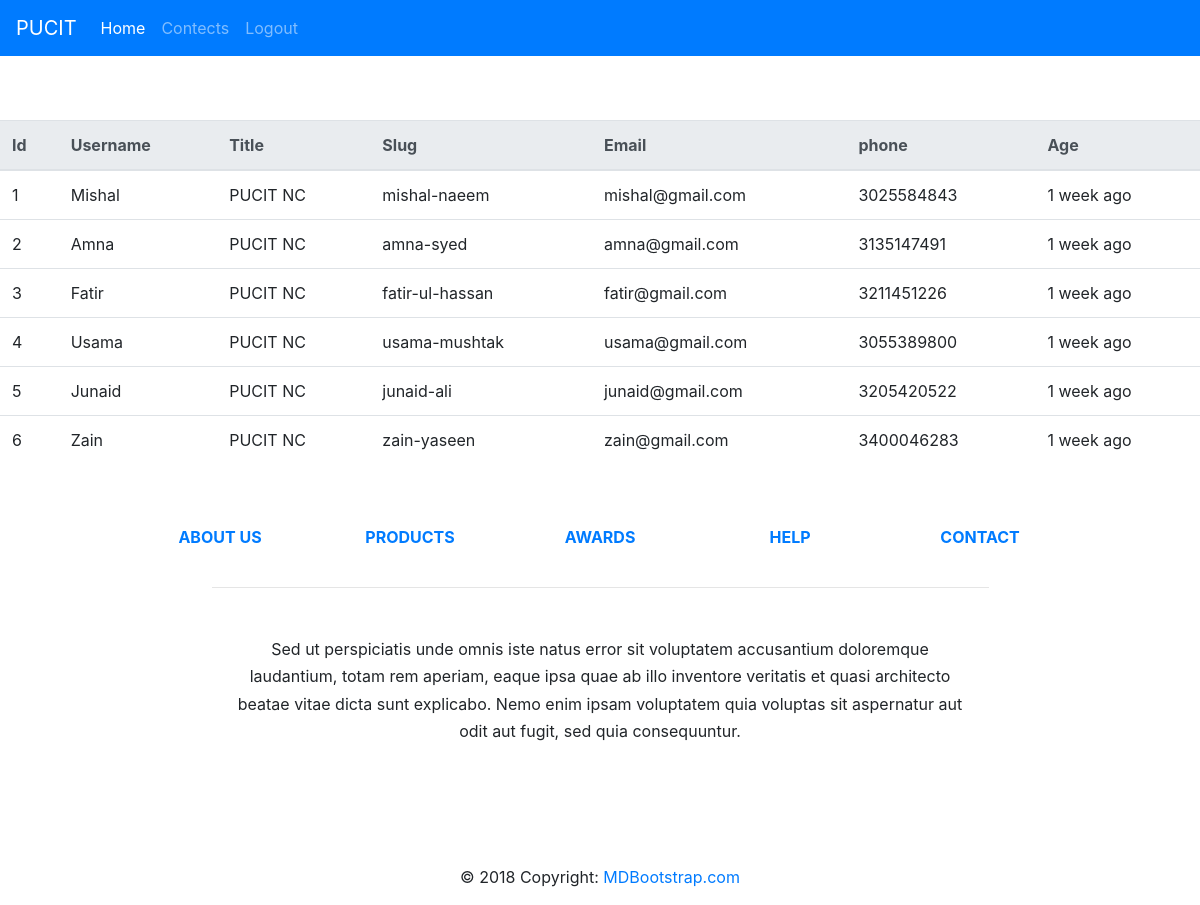
The app's page /home/ (signed in) with its own data.
### mod/models.py (models this page shows, shortened)
class Post(models.Model):
    id=models.BigAutoField(primary_key=True)
    title=models.CharField(max_length=240,default="hay")
    user_name=models.CharField(max_length=30,default="zain")
    email=models.CharField(max_length=40,default="zain@gmail.com")
    slug=models.SlugField(null=True,blank=True)
    phone=models.IntegerField(null=True)
    context=models.TextField(null=True,blank=True)
    publish=models.CharField(max_length=120,choices=PUBLISH_CHOICES,default='draft')
    view_count=models.IntegerField(default=0)
    publish_date=models.DateField(auto_now=False,auto_now_add=False)
    auther_email=models.CharField(max_length=240,validators=[valid_email],null=True,blank=True)
    updated=models.DateTimeField(auto_now=True)
    timestemp=models.DateTimeField(auto_now_add=True)
    class Meta:
        verbose_name='Post'
        verbose_name_plural='Posts'
    def age(self):
        if self.publish=='publish':
            now=datetime.now()
            publish_time=datetime.combine(
                         self.publish_date,
                         datetime.now().min.time()
                     )
            try:
                difference=now-publish_time
            except:
                return "Unknown"
            if difference <=timedelta(minutes=1):
                return "Just now"
            return '{time} ago'.format(time=timesince(publish_time).split(",")[0])
        return "Not published"

### mod/views.py (the view)
# urls.py: 2. Add a URL to urlpatterns:  path('', views.home, name='home')
@login_required
def home(request):
    qs=Post.objects.all()
    context={
        'object':qs
    }
    template="detail.html"
    return render(request,template,context)

### mod/templates/detail.html (shortened to what this page needs)
<!DOCTYPE html>
<html lang="en">
<head>
  <link rel="stylesheet"
  href="https://stackpath.bootstrapcdn.com/bootstrap/4.3.1/css/bootstrap.min.css"
>
</head>
<body>
  <nav class="navbar navbar-expand-sm navbar-dark bg-primary">
    <a class="navbar-brand" href="#">PUCIT</a>
    <div class="collapse navbar-collapse" id="navbarNav">
      <ul class="navbar-nav">
        <li class="nav-item active">
          <a class="nav-link" href="#">Home <span class="sr-only">(current)</span></a>
        </li>
        <li class="nav-item">
          <a class="nav-link" href="#">Contects</a>
        </li>
        <li class="nav-item">
          <a class="nav-link" href="{% url 'logout'%}">Logout</a>
        </li>
      </ul>
    </div>
  </nav>
<p><br><br></p>
<table class="table">
  <thead class="thead-light">
    <tr>
      <th scope="col">Id</th>
      <th scope="col">Username</th>
      <th scope="col">Title</th>
      <th scope="col">Slug</th>
      <th scope="col">Email</th>
      <th scope="col">phone</th>
      <th scope="col">Age</th>
    </tr>
  </thead>
  <tbody>
    {%for obj in object%}
     <tr>
       <td>{{obj.id}}</td>
       <td>{{obj.user_name}} </td>
       <td>{{obj.title}}</td>
       <td>{{obj.slug}}</td>
       <td>{{obj.email}}</td>
       <td>{{obj.phone}}</td>
       <td>{{obj.age}}</td>
     </tr>
    {%endfor%}
  </tbody>
</table>
<footer class="page-footer font-small indigo">
    <div class="container">
      <div class="row text-center d-flex justify-content-center pt-5 mb-3">
        <div class="col-md-2 mb-3">
          <h6 class="text-uppercase font-weight-bold">
            <a href="#!">About us</a>
          </h6>
        </div>
        <div class="col-md-2 mb-3">
          <h6 class="text-uppercase font-weight-bold">
            <a href="#!">Products</a>
          </h6>
        </div>
        <div class="col-md-2 mb-3">
          <h6 class="text-uppercase font-weight-bold">
            <a href="#!">Awards</a>
          </h6>
        </div>
        <div class="col-md-2 mb-3">
          <h6 class="text-uppercase font-weight-bold">
            <a href="#!">Help</a>
          </h6>
        </div>
        <div class="col-md-2 mb-3">
          <h6 class="text-uppercase font-weight-bold">
            <a href="#!">Contact</a>
          </h6>
        </div>
      </div>
      <hr class="rgba-white-light" style="margin: 0 15%;">
      <div class="row d-flex text-center justify-content-center mb-md-0 mb-4">
        <div class="col-md-8 col-12 mt-5">
          <p style="line-height: 1.7rem">Sed ut perspiciatis unde omnis iste natus error sit voluptatem
            accusantium doloremque laudantium, totam rem
            aperiam, eaque ipsa quae ab illo inventore veritatis et quasi architecto beatae vitae dicta sunt
            explicabo.
            Nemo enim ipsam voluptatem quia voluptas sit aspernatur aut odit aut fugit, sed quia consequuntur.</p>
        </div>
      </div>
      <div class="row pb-3">
        <div class="col-md-12">
          <div class="mb-5 flex-center">
            <a class="fb-ic">
            </a>
            <a class="tw-ic">
            </a>
            <a class="gplus-ic">
            </a>
            <a class="li-ic">
            </a>
            <a class="ins-ic">
            </a>
          </div>
        </div>
      </div>
    </div>
    <div class="footer-copyright text-center py-3">© 2018 Copyright:
      <a href="https://mdbootstrap.com/education/bootstrap/"> MDBootstrap.com</a>
    </div>
  </footer>
</body>
</html>

### records on screen
Post: id "1", user_name "Mishal", title "PUCIT NC", slug "mishal-naeem", email "mishal@gmail.com", phone "3025584843", age "1 week ago"
Post: id "2", user_name "Amna", title "PUCIT NC", slug "amna-syed", email "amna@gmail.com", phone "3135147491", age "1 week ago"
Post: id "3", user_name "Fatir", title "PUCIT NC", slug "fatir-ul-hassan", email "fatir@gmail.com", phone "3211451226", age "1 week ago"
Post: id "4", user_name "Usama", title "PUCIT NC", slug "usama-mushtak", email "usama@gmail.com", phone "3055389800", age "1 week ago"
Post: id "5", user_name "Junaid", title "PUCIT NC", slug "junaid-ali", email "junaid@gmail.com", phone "3205420522", age "1 week ago"
Post: id "6", user_name "Zain", title "PUCIT NC", slug "zain-yaseen", email "zain@gmail.com", phone "3400046283", age "1 week ago"
